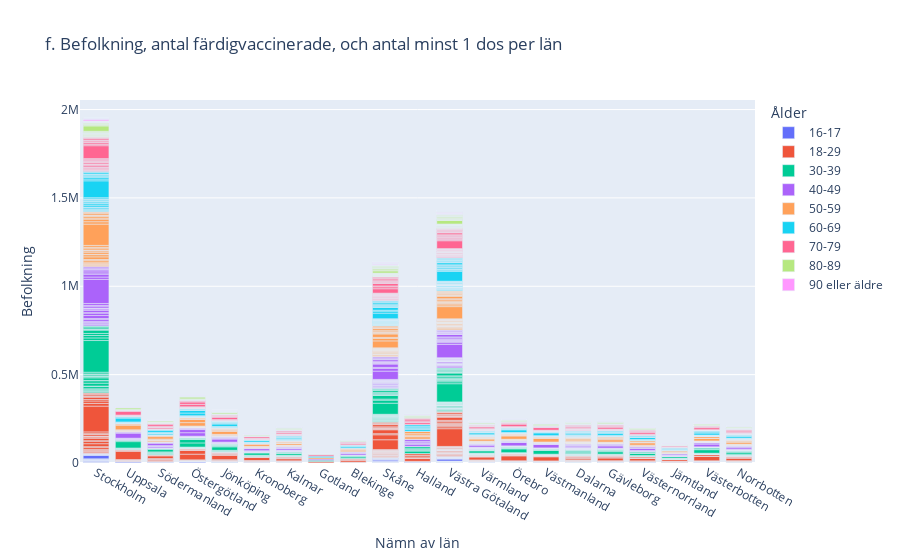

The notebook cell saved with this chart:
### Markdown cell above
f) Draw a bar chart with counties in the x-axis and bars for population> 16 years, number at least 1 dose and number
fully vaccinated

### Code cell
fig = px.bar(vaccin, x="Län_namn", y="Befolkning", hover_data=["Kommun_namn", "Antal färdigvaccinerade", "Antal minst 1 dos"],
       color="Ålder", title="f. Befolkning, antal färdigvaccinerade, och antal minst 1 dos per län",
       labels=dict(Län_namn="Nämn av län"))

fig.show()
fig.write_html(f"Visualiseringar/Q2.f) Befolkning, antal färdigvaccinerade, och antal minst 1 dos per län.html", auto_open=False)

### Figure 1 — Plotly figure (JSON) as saved in the notebook; plotly's stock layout.template omitted (floating-point values rounded to 4 significant figures; data arrays with more than 128 entries replaced by an {"elided": "..."} marker saying what was removed)
{"data": [{"alignmentgroup": "True", "customdata": {"elided": "290x3 mixed values"}, "hovertemplate": "Ålder=16-17<br>Nämn av län=%{x}<br>Befolkning=%{y}<br>Kommun_namn=%{customdata[0]}<br>Antal färdigvaccinerade=%{customdata[1]}<br>Antal minst 1 dos=%{customdata[2]}<extra></extra>", "legendgroup": "16-17", "marker": {"color": "#636efa", "pattern": {"shape": ""}}, "name": "16-17", "offsetgroup": "16-17", "orientation": "v", "showlegend": true, "textposition": "auto", "type": "bar", "x": {"elided": "290 str values"}, "xaxis": "x", "y": {"elided": "290 int values"}, "yaxis": "y"}, {"alignmentgroup": "True", "customdata": {"elided": "290x3 mixed values"}, "hovertemplate": "Ålder=18-29<br>Nämn av län=%{x}<br>Befolkning=%{y}<br>Kommun_namn=%{customdata[0]}<br>Antal färdigvaccinerade=%{customdata[1]}<br>Antal minst 1 dos=%{customdata[2]}<extra></extra>", "legendgroup": "18-29", "marker": {"color": "#EF553B", "pattern": {"shape": ""}}, "name": "18-29", "offsetgroup": "18-29", "orientation": "v", "showlegend": true, "textposition": "auto", "type": "bar", "x": {"elided": "290 str values"}, "xaxis": "x", "y": {"elided": "290 int values"}, "yaxis": "y"}, {"alignmentgroup": "True", "customdata": {"elided": "290x3 mixed values"}, "hovertemplate": "Ålder=30-39<br>Nämn av län=%{x}<br>Befolkning=%{y}<br>Kommun_namn=%{customdata[0]}<br>Antal färdigvaccinerade=%{customdata[1]}<br>Antal minst 1 dos=%{customdata[2]}<extra></extra>", "legendgroup": "30-39", "marker": {"color": "#00cc96", "pattern": {"shape": ""}}, "name": "30-39", "offsetgroup": "30-39", "orientation": "v", "showlegend": true, "textposition": "auto", "type": "bar", "x": {"elided": "290 str values"}, "xaxis": "x", "y": {"elided": "290 int values"}, "yaxis": "y"}, {"alignmentgroup": "True", "customdata": {"elided": "290x3 mixed values"}, "hovertemplate": "Ålder=40-49<br>Nämn av län=%{x}<br>Befolkning=%{y}<br>Kommun_namn=%{customdata[0]}<br>Antal färdigvaccinerade=%{customdata[1]}<br>Antal minst 1 dos=%{customdata[2]}<extra></extra>", "legendgroup": "40-49", "marker": {"color": "#ab63fa", "pattern": {"shape": ""}}, "name": "40-49", "offsetgroup": "40-49", "orientation": "v", "showlegend": true, "textposition": "auto", "type": "bar", "x": {"elided": "290 str values"}, "xaxis": "x", "y": {"elided": "290 int values"}, "yaxis": "y"}, {"alignmentgroup": "True", "customdata": {"elided": "290x3 mixed values"}, "hovertemplate": "Ålder=50-59<br>Nämn av län=%{x}<br>Befolkning=%{y}<br>Kommun_namn=%{customdata[0]}<br>Antal färdigvaccinerade=%{customdata[1]}<br>Antal minst 1 dos=%{customdata[2]}<extra></extra>", "legendgroup": "50-59", "marker": {"color": "#FFA15A", "pattern": {"shape": ""}}, "name": "50-59", "offsetgroup": "50-59", "orientation": "v", "showlegend": true, "textposition": "auto", "type": "bar", "x": {"elided": "290 str values"}, "xaxis": "x", "y": {"elided": "290 int values"}, "yaxis": "y"}, {"alignmentgroup": "True", "customdata": {"elided": "290x3 mixed values"}, "hovertemplate": "Ålder=60-69<br>Nämn av län=%{x}<br>Befolkning=%{y}<br>Kommun_namn=%{customdata[0]}<br>Antal färdigvaccinerade=%{customdata[1]}<br>Antal minst 1 dos=%{customdata[2]}<extra></extra>", "legendgroup": "60-69", "marker": {"color": "#19d3f3", "pattern": {"shape": ""}}, "name": "60-69", "offsetgroup": "60-69", "orientation": "v", "showlegend": true, "textposition": "auto", "type": "bar", "x": {"elided": "290 str values"}, "xaxis": "x", "y": {"elided": "290 int values"}, "yaxis": "y"}, {"alignmentgroup": "True", "customdata": {"elided": "290x3 mixed values"}, "hovertemplate": "Ålder=70-79<br>Nämn av län=%{x}<br>Befolkning=%{y}<br>Kommun_namn=%{customdata[0]}<br>Antal färdigvaccinerade=%{customdata[1]}<br>Antal minst 1 dos=%{customdata[2]}<extra></extra>", "legendgroup": "70-79", "marker": {"color": "#FF6692", "pattern": {"shape": ""}}, "name": "70-79", "offsetgroup": "70-79", "orientation": "v", "showlegend": true, "textposition": "auto", "type": "bar", "x": {"elided": "290 str values"}, "xaxis": "x", "y": {"elided": "290 int values"}, "yaxis": "y"}, {"alignmentgroup": "True", "customdata": {"elided": "290x3 mixed values"}, "hovertemplate": "Ålder=80-89<br>Nämn av län=%{x}<br>Befolkning=%{y}<br>Kommun_namn=%{customdata[0]}<br>Antal färdigvaccinerade=%{customdata[1]}<br>Antal minst 1 dos=%{customdata[2]}<extra></extra>", "legendgroup": "80-89", "marker": {"color": "#B6E880", "pattern": {"shape": ""}}, "name": "80-89", "offsetgroup": "80-89", "orientation": "v", "showlegend": true, "textposition": "auto", "type": "bar", "x": {"elided": "290 str values"}, "xaxis": "x", "y": {"elided": "290 int values"}, "yaxis": "y"}, {"alignmentgroup": "True", "customdata": {"elided": "290x3 mixed values"}, "hovertemplate": "Ålder=90 eller äldre<br>Nämn av län=%{x}<br>Befolkning=%{y}<br>Kommun_namn=%{customdata[0]}<br>Antal färdigvaccinerade=%{customdata[1]}<br>Antal minst 1 dos=%{customdata[2]}<extra></extra>", "legendgroup": "90 eller äldre", "marker": {"color": "#FF97FF", "pattern": {"shape": ""}}, "name": "90 eller äldre", "offsetgroup": "90 eller äldre", "orientation": "v", "showlegend": true, "textposition": "auto", "type": "bar", "x": {"elided": "290 str values"}, "xaxis": "x", "y": {"elided": "290 int values"}, "yaxis": "y"}], "layout": {"barmode": "relative", "legend": {"title": {"text": "Ålder"}, "tracegroupgap": 0}, "title": {"text": "f. Befolkning, antal färdigvaccinerade, och antal minst 1 dos per län"}, "xaxis": {"anchor": "y", "domain": [0, 1], "title": {"text": "Nämn av län"}}, "yaxis": {"anchor": "x", "domain": [0, 1], "title": {"text": "Befolkning"}}}}
